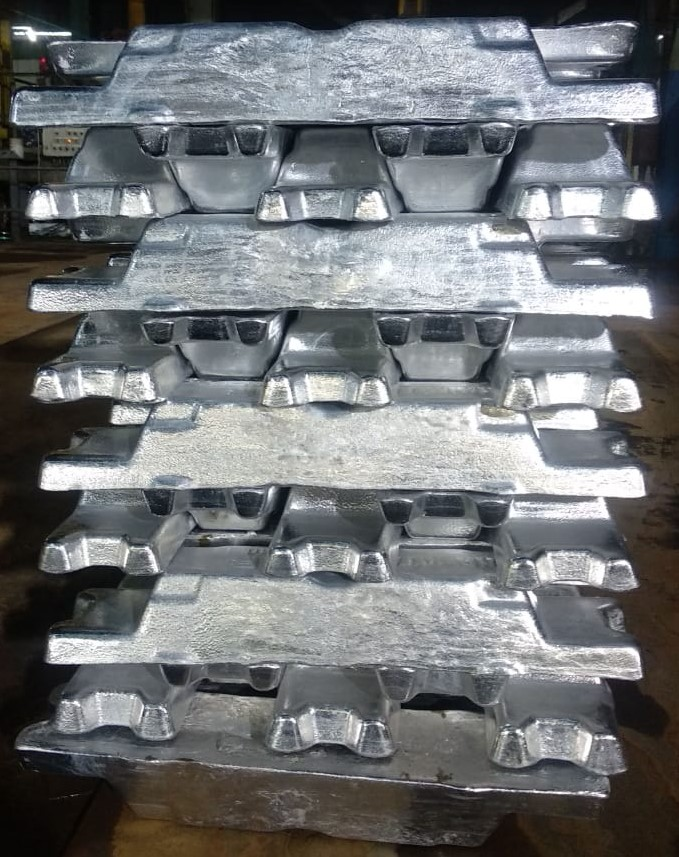
#> input picture image Processing/template/test1.jpeg, 679 x 857 px
$ python counting_obj.py   (older library calls are emulated)
#> lines starting #> are read from the running program, lines starting #| are printed output that depends on the picture; after the words box and inside, x2 and y2 are one past the last pixel; in counts of white or black regions, pixels touching at a corner belong together
import cv2
from skimage.metrics import structural_similarity
from skimage.feature import peak_local_max
import imutils
from scipy import ndimage
import numpy as np
from matplotlib import pyplot as plt


# load the two input images------------------------------------------
img_1 = cv2.imread("template/test1.jpeg")
#> img_1 is the input picture: shape (857, 679, 3); mean B, G, R 117, 115, 112.4
# Blank camvas
canvas = np.zeros(img_1.shape, np.uint8)

# convert the images to grayscale------------------------------------
grayA = cv2.cvtColor(img_1, cv2.COLOR_BGR2GRAY)

kernel = np.ones((5,5),np.uint8)
kernel2 = np.ones((5,5),np.uint8)

# threshold the difference image, followed by finding contours to----
# obtain the regions of the two input images that differ-------------
thresh_otsu = cv2.threshold(grayA, 0, 255,cv2.THRESH_BINARY | cv2.THRESH_OTSU)[1]
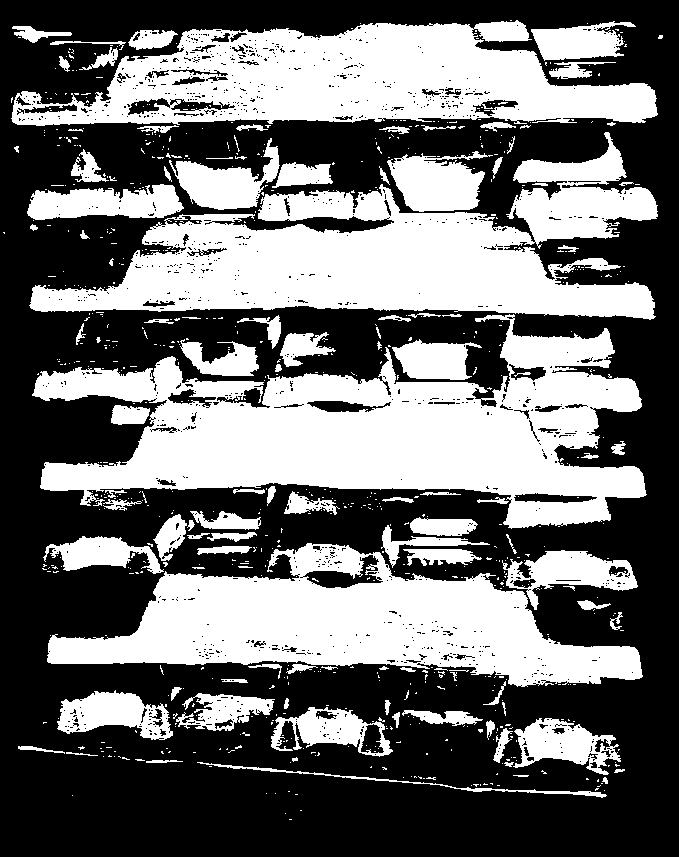
#> thresh_otsu: shape (857, 679); 43.2% white; 776 white regions (665 under 20 px), largest, box (x1, y1, x2, y2) and area: (32, 314, 647, 529) 62009, (29, 132, 658, 320) 52316, (47, 543, 643, 687) 41602
D = ndimage.distance_transform_edt(thresh_otsu.copy())
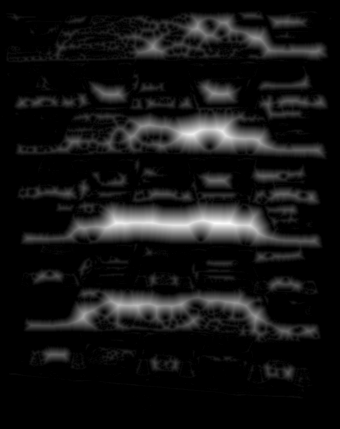
#> D: shape (857, 679) float64 (shown at 1/2 size); min 0, max 43, mean 3.5; drawn with min black and max white


dilation = cv2.erode(thresh_otsu,kernel,iterations = 1)
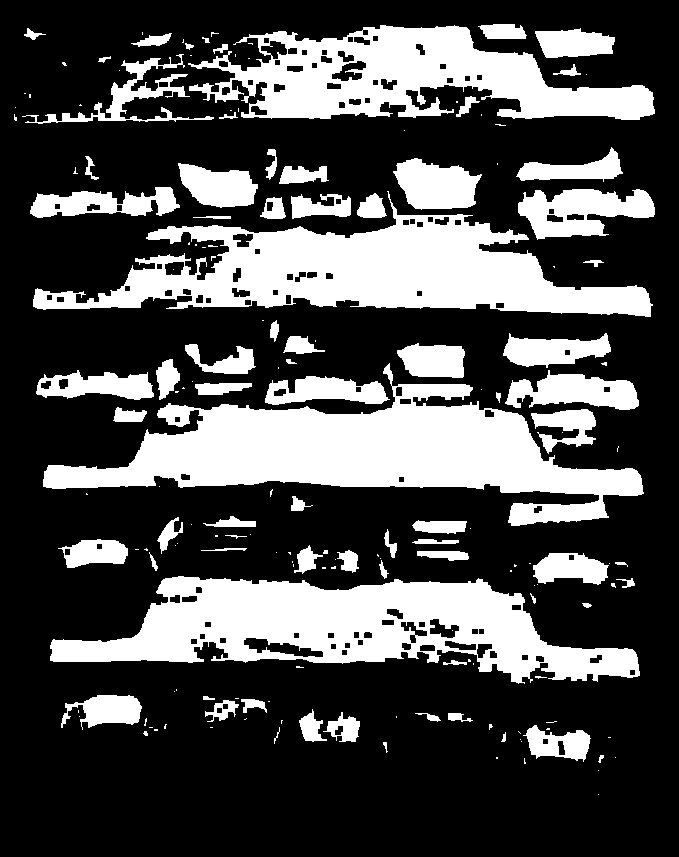
#> dilation: shape (857, 679); 30.2% white; 176 white regions (100 under 20 px)
opening = cv2.morphologyEx(dilation, cv2.MORPH_CLOSE, kernel)

cnts = cv2.findContours(opening.copy(), cv2.RETR_EXTERNAL, cv2.CHAIN_APPROX_SIMPLE)
#> cnts = 174 contours, 107 with area under 20; largest, box (x1, y1, x2, y2) and area: (43, 363, 644, 526) 36448, (50, 576, 640, 684) 33768, (33, 191, 653, 317) 32556, (188, 25, 655, 120) 23988, (518, 189, 655, 240) 4268
cnts = imutils.grab_contours(cnts)


for c in cnts:
 	# compute the bounding box of the contour and then draw the------
 	# bounding box on both input images to represent where the two
 	# images differ--------------------------------------------------
 	(x, y, w, h) = cv2.boundingRect(c)
 	cv2.rectangle(canvas, (x, y), (x + w, y + h), (0, 255, 0), 2)
#> this loop made 174 passes
#> (x, y, w, h) on passes 1 to 3: (598, 794, 1, 1), (598, 770, 1, 1), (524, 758, 2, 6)
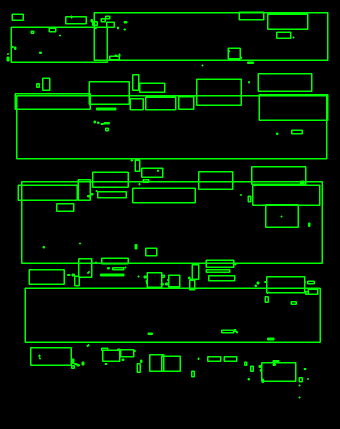
#> canvas: shape (857, 679, 3) (shown at 1/2 size); mean of channels 0, 1, 2 0, 19.9, 0; drawn as B, G, R

#Calculate ----------------------------------------------------------
canvas2gray = cv2.cvtColor(canvas,cv2.COLOR_BGR2GRAY)
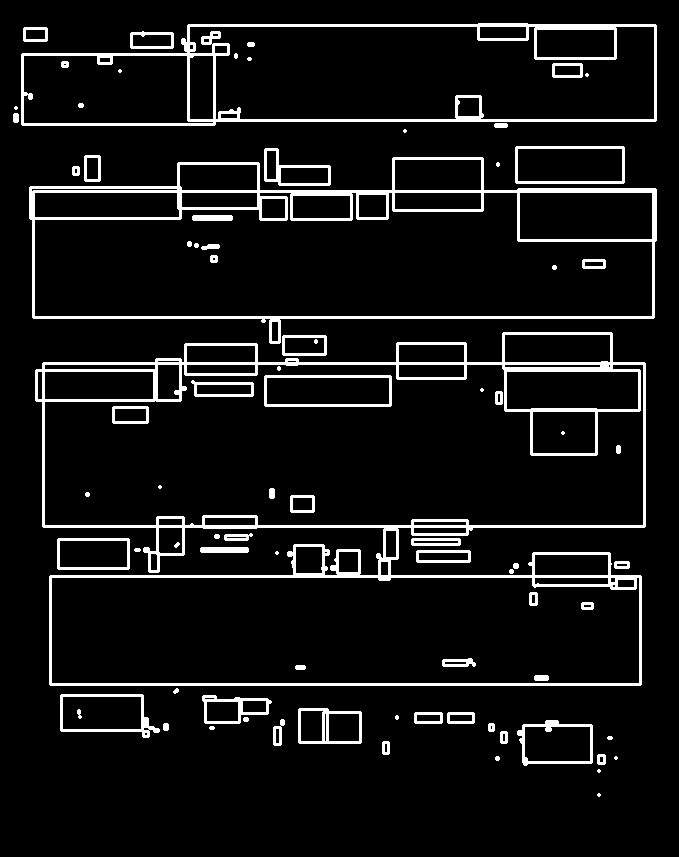
#> canvas2gray: shape (857, 679); values 0 (black) and 150 (white), 7.8% white; 82 white regions (16 under 20 px)

im2,contours,hierarchy = cv2.findContours(canvas2gray, cv2.RETR_EXTERNAL, cv2.CHAIN_APPROX_SIMPLE)
#> contours = 47 contours, 16 with area under 20; largest, box (x1, y1, x2, y2) and area: (35, 332, 646, 686) 176832, (29, 157, 657, 344) 86257, (21, 23, 657, 126) 57654, (515, 146, 625, 184) 4031, (60, 694, 160, 738) 3222

print("Number of Matched Emojies:-",len(contours)-1)
#| Number of Matched Emojies:- 46


# show the output images---------------------------------------------
cv2.imshow("Original", cv2.resize(img_1, None, fx = 0.9, fy = 0.9))
cv2.imshow("Canvas", cv2.resize(canvas, None, fx = 0.9, fy = 0.9))
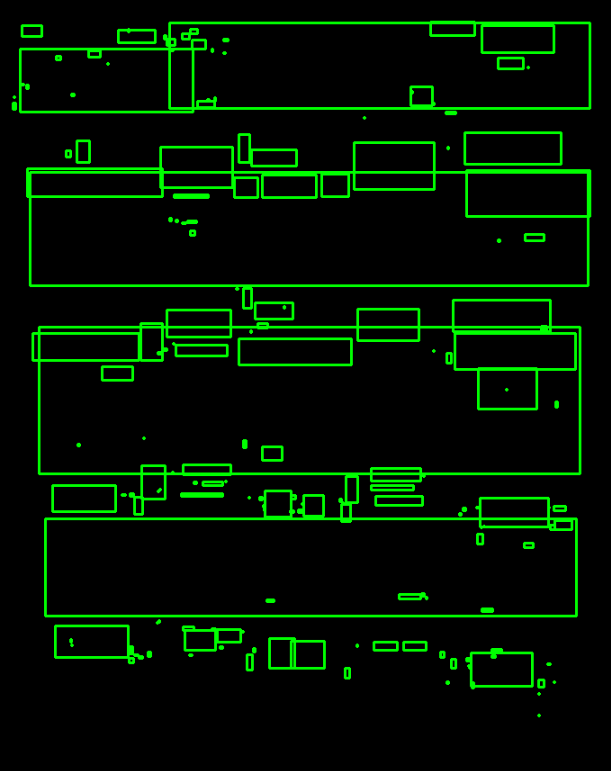
#> window 'Canvas': shape (771, 611, 3); mean B, G, R 0, 19.9, 0
cv2.imshow("thresh_otsu", cv2.resize(thresh_otsu, None, fx = 0.9, fy = 0.9))
cv2.imshow("dilation", cv2.resize(dilation, None, fx = 0.9, fy = 0.9))
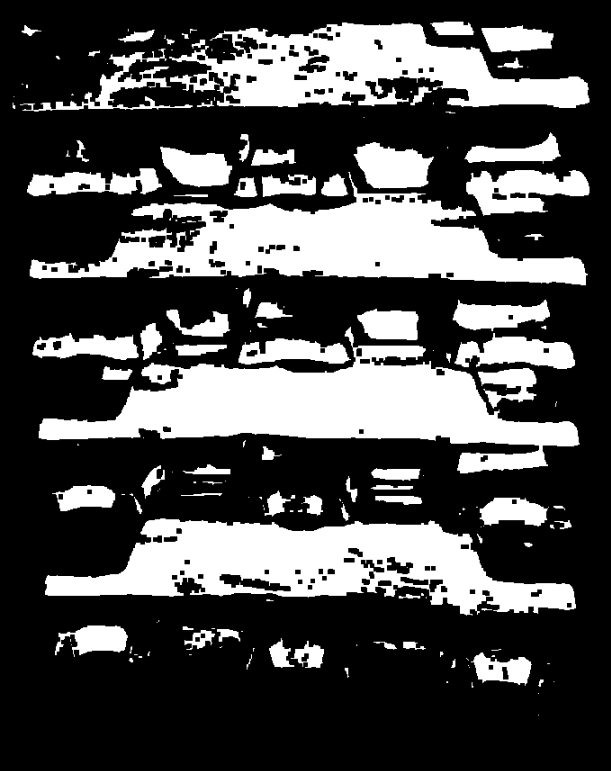
#> window 'dilation': shape (771, 611); min 0, max 255, mean 77
cv2.imshow("opening", cv2.resize(opening, None, fx = 0.9, fy = 0.9))
cv2.imshow("D image", D)
cv2.waitKey(0)
cv2.destroyAllWindows()

$ run again, with image Processing/template/2.jpeg copied over image Processing/template/test1.jpeg
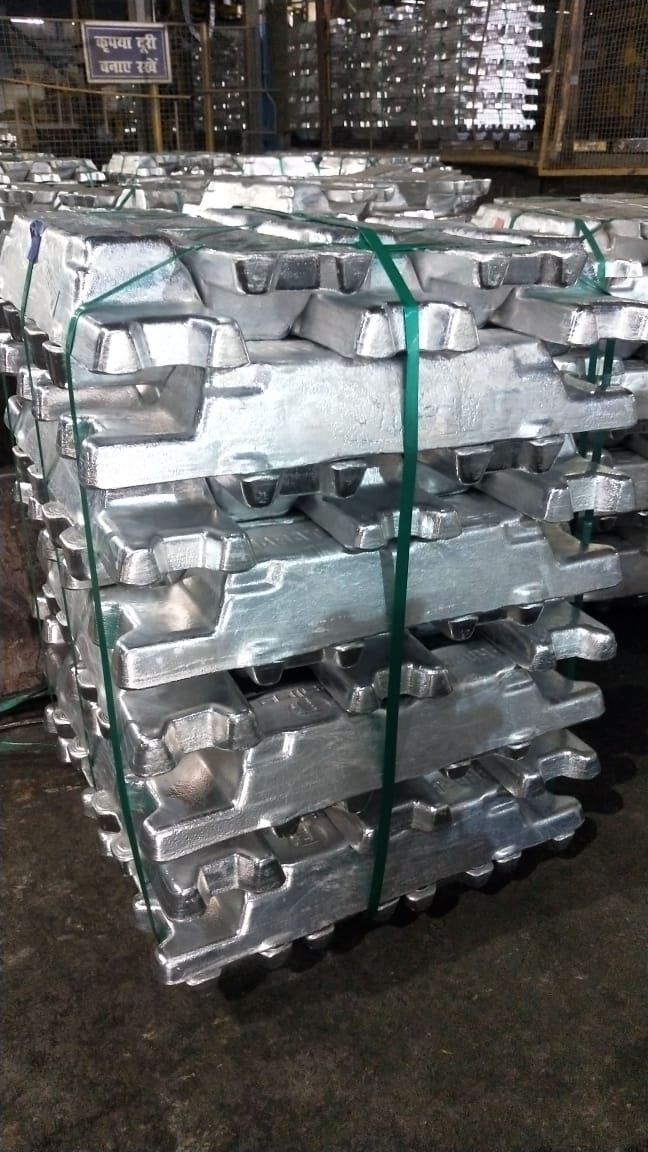
#> input picture image Processing/template/2.jpeg, 648 x 1152 px
#> img_1 is the input picture: shape (1152, 648, 3); mean B, G, R 97.1, 98.2, 97.2
#> `thresh_otsu = cv2.threshold(grayA, 0, 255,cv2.THRESH_BINARY | cv2.THRE..`:
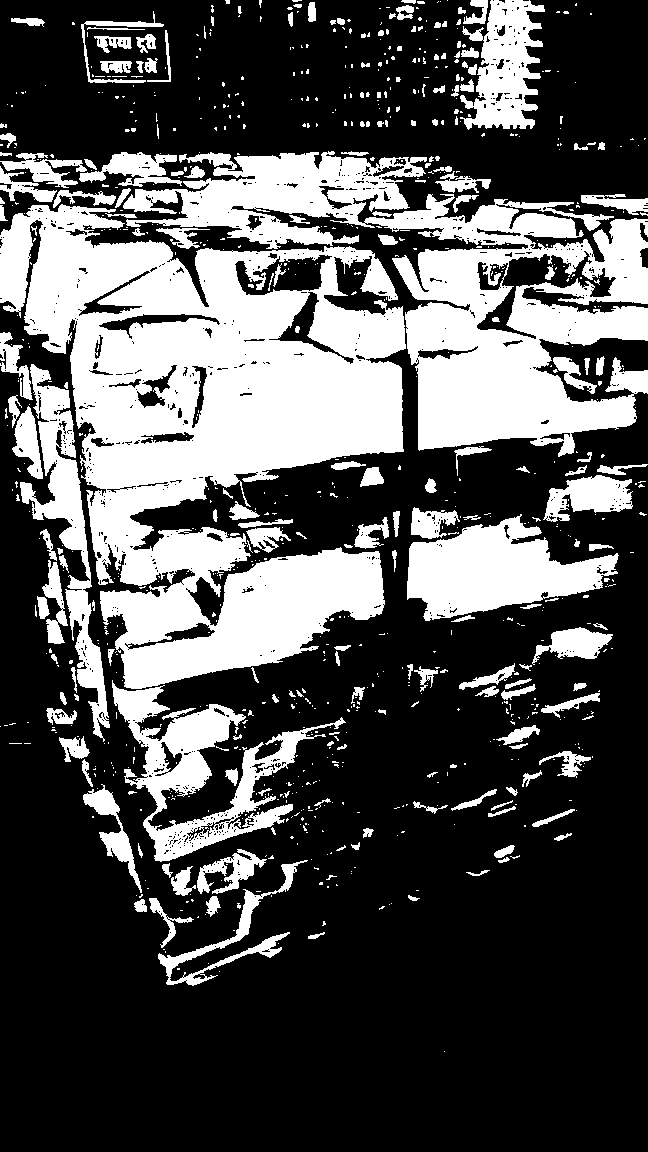
#> thresh_otsu: shape (1152, 648); 32.1% white; 898 white regions (692 under 20 px), largest, box (x1, y1, x2, y2) and area: (0, 204, 406, 689) 103735, (123, 151, 648, 457) 56152, (407, 514, 619, 621) 12548
#> dilation: shape (1152, 648); 20.7% white; 329 white regions (195 under 20 px)
#> cnts = 326 contours, 225 with area under 20; largest, box (x1, y1, x2, y2) and area: (72, 251, 401, 583) 54498, (396, 251, 633, 448) 19688, (124, 550, 381, 687) 15082, (409, 526, 615, 617) 9938, (28, 221, 171, 351) 7280
#> the loop `for c in cnts:` made 326 passes
#> (x, y, w, h) on passes 1 to 3: (189, 977, 9, 6), (227, 960, 1, 1), (269, 954, 1, 1)
#> canvas2gray: shape (1152, 648); values 0 (black) and 150 (white), 6.8% white; 162 white regions (33 under 20 px)
#> contours = 114 contours, 35 with area under 20; largest, box (x1, y1, x2, y2) and area: (0, 154, 648, 829) 252628, (408, 509, 617, 621) 19956, (462, 0, 544, 129) 8207, (547, 476, 631, 521) 3338, (552, 629, 611, 659) 1680
#| Number of Matched Emojies:- 113
#> `cv2.imshow("dilation", cv2.resize(dilation, None, fx = 0.9, fy = 0.9))`:
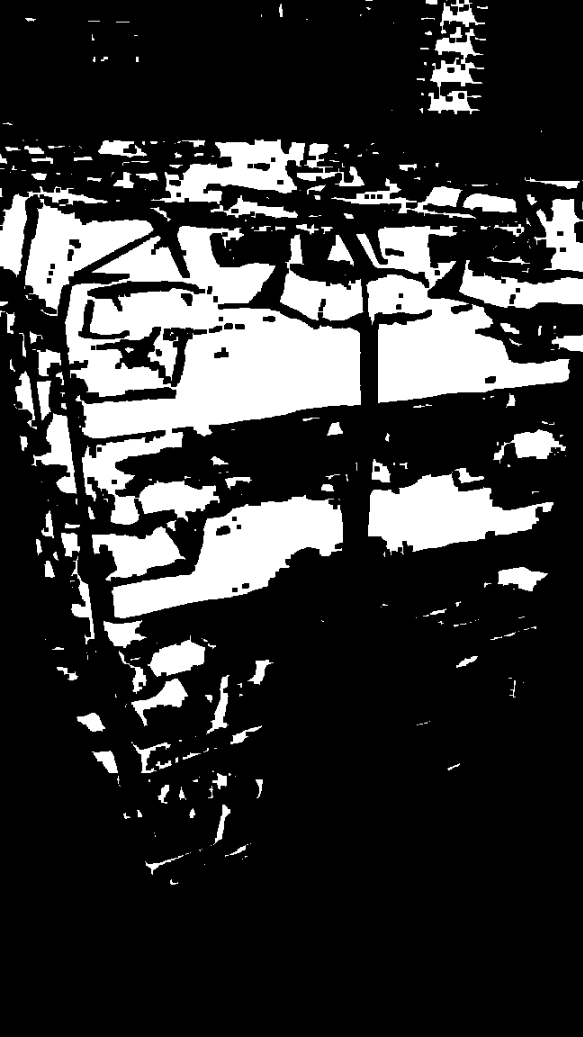
#> window 'dilation': shape (1037, 583); min 0, max 255, mean 52.8
